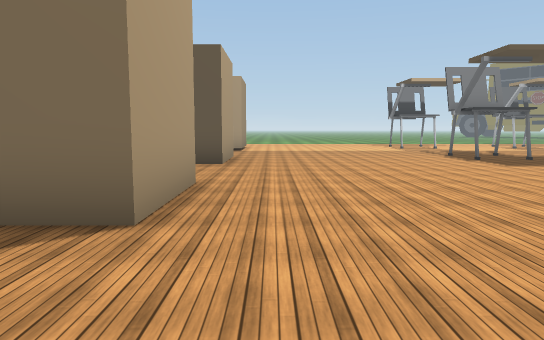
View 1 (above)

21 first-person views from a walk through a Unity game level. The camera is 1.5 m above the floor, tilts 6° down and sees 70° across. The floor is counted in squares, 2 m on a side. Each view is taken from the middle of a square. On the plan, view 1 faces up. The plan holds only what a view shows up to about 12 squares ahead; the rest is blank. The place goes on beyond the plan. The player is left out. Some surface patterns are stand-ins.

View 2
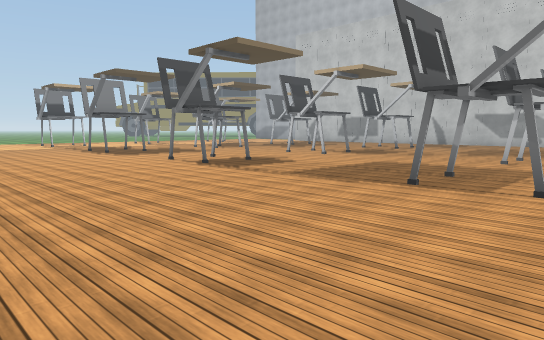

View 3
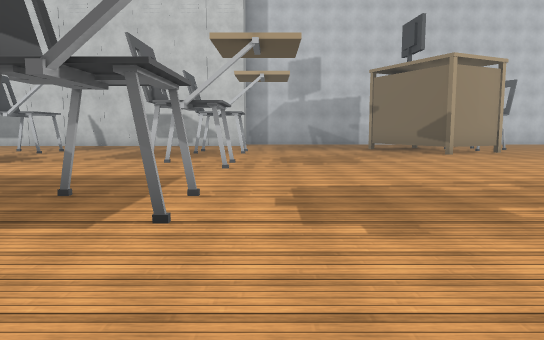

View 4
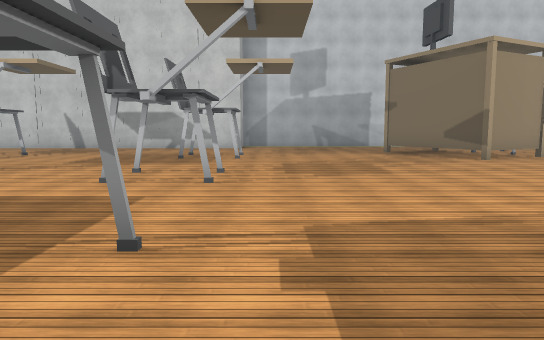

View 5
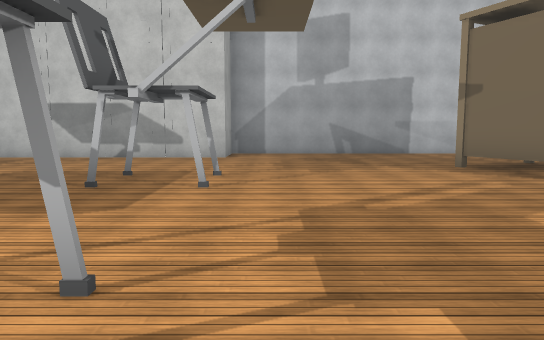

View 6
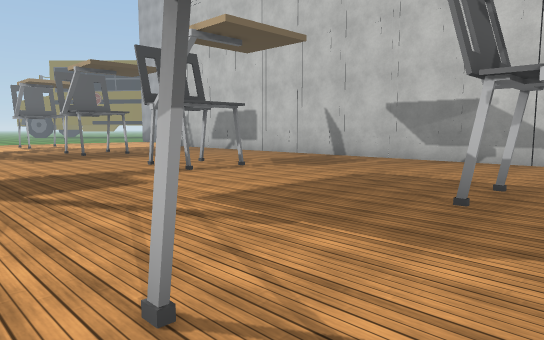

View 7
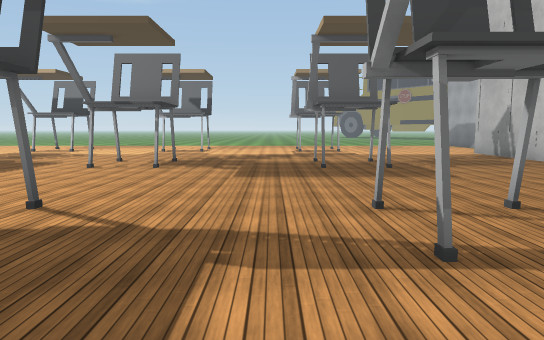

View 8
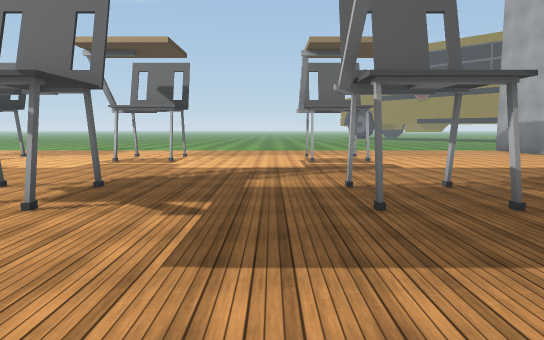

View 9
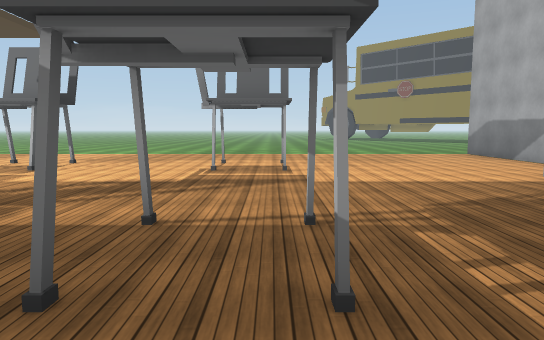

View 10
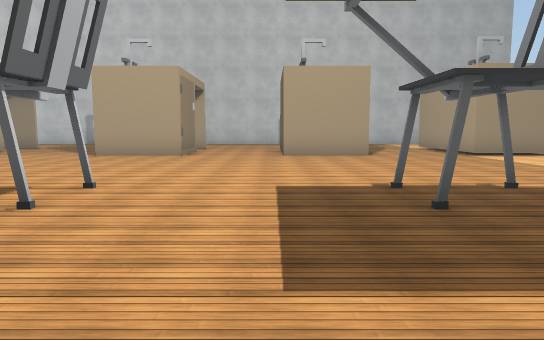

View 11
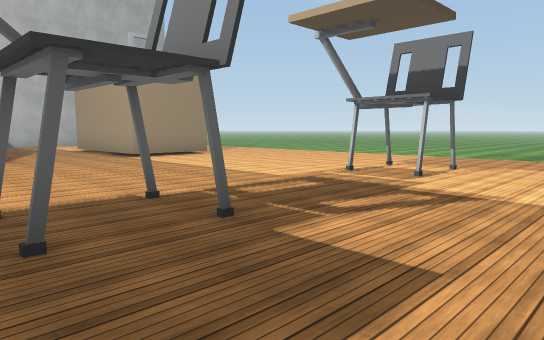

View 12
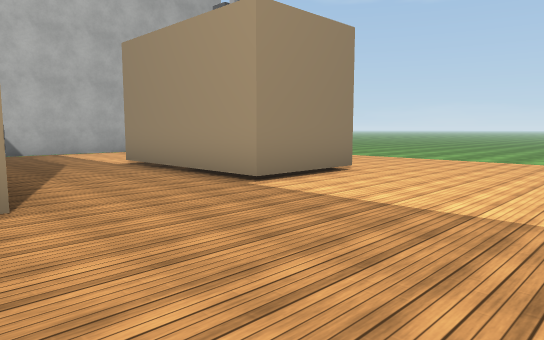

View 13
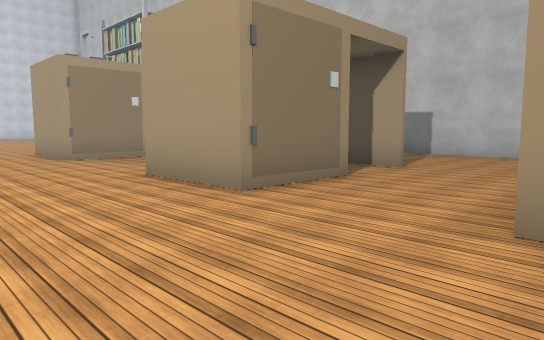

View 14
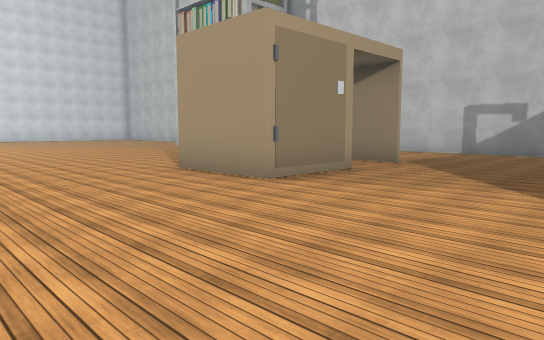

View 15
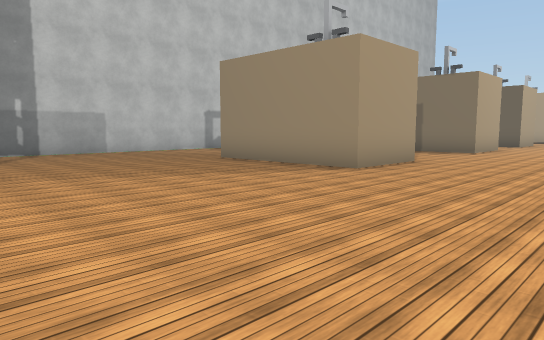

View 16
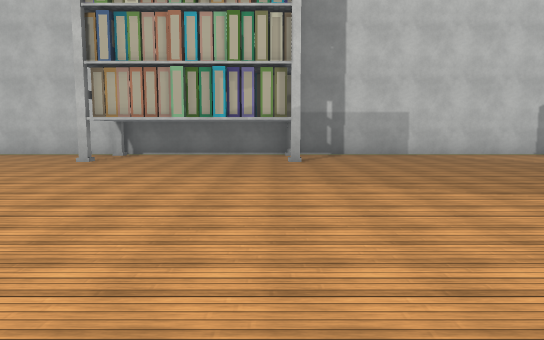

View 17
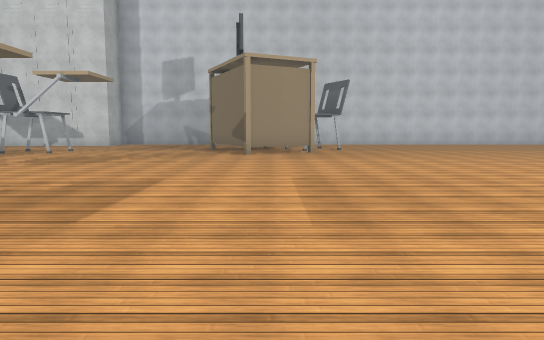

View 18
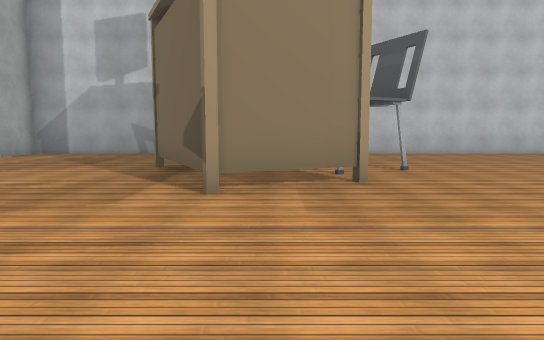

View 19
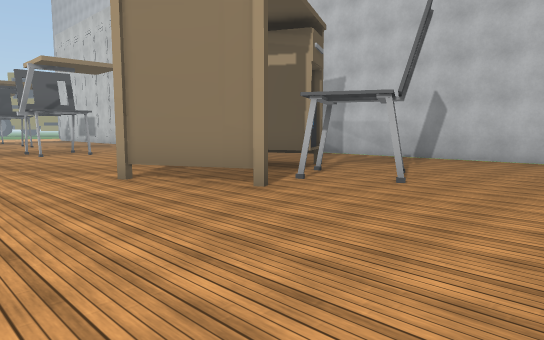

View 20
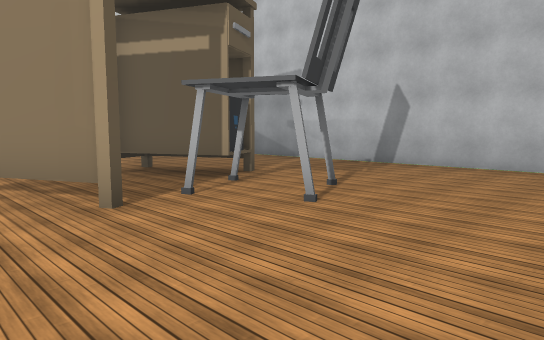

View 21
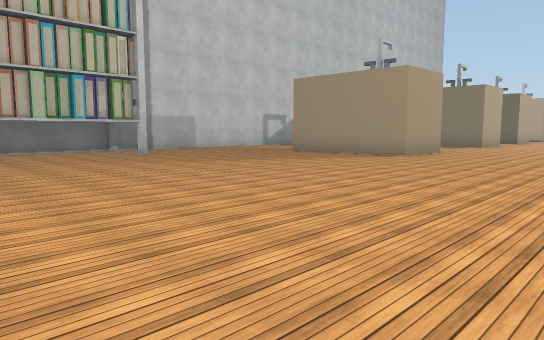

### Floor plan
Key: @ floor where view 1 was taken; # wall or solid block; . main floor; - floor 0.25 m lower than the main floor; ^ raised ledge; T thing the floor can be seen under or through; C computer; O other object.
Columns run from 9 left of view 1 to 22 right of it. Each row starts with its distance up from view 1.
 20       -----  ---- ------------
 19       ........................#
 18        .......................#
 17        .......................#
 16         #.....O........O......#
 15 #.      #.....OO..O.O..OO.....
 14 #...#####....................#
 13 #............................#
 12 #............................#
 11      .........OO..O.O..OO....#
 10         #.....O........O.....
  9        ##...................
  8        ....................
  7  ...........................
  6 #.............O...O.O..O.....#
  5 #...#.###....................#
  4 #.  #  ##.....O...O.O..O.....#
  3 #      ##....................#
  2 #   .........................#
  1 #............................#
  0 #........@...................#
 -1 #.....##......OO..O.O..OO....##
 -2 #...#. ##.....OO..O.O..OO.....#
 -3 #...# ###.....................#
 -4 #...###.......................#
 -5 #.............................#
 -6 #............  ...............#
 -7 #........................#^...#
 -8 #......................TT^#...#
 -9 #.#....................T..C...#
-10 #......................T......#
-11 #.........................O...#-
-12 #............. ...............#-
-13 #.#...........  ..............#
-14 #....     ....    ............#

Where each view was taken, in squares from view 1:
view 1: 0 up, 0 right, facing up
view 2: 3 down, 0 right, facing up-right
view 3: 3 down, 2 right, facing right
view 4: 3 down, 4 right, facing right
view 5: 3 down, 9 right, facing right
view 6: 2 down, 10 right, facing up-right
view 7: 2 up, 13 right, facing up
view 8: 6 up, 13 right, facing up
view 9: 8 up, 15 right, facing up
view 10: 8 up, 10 right, facing left
view 11: 9 up, 9 right, facing up-left
view 12: 10 up, 3 right, facing up-left
view 13: 9 up, 2 right, facing down-left
view 14: 3 up, 3 right, facing down-left
view 15: 10 down, 3 right, facing up-left
view 16: 9 down, 2 right, facing left
view 17: 9 down, 2 right, facing right
view 18: 9 down, 9 right, facing right
view 19: 14 down, 11 right, facing up-right
view 20: 14 down, 13 right, facing up-right
view 21: 14 down, 4 right, facing up-left
